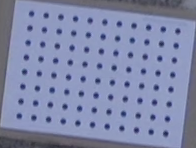
#> input picture MedicionBlur/6m_1ms_160/86.png, 196 x 148 px, found by its file name
$ python test_momentos.py   (older library calls are emulated)
#> lines starting #> are read from the running program, lines starting #| are printed output that depends on the picture; after the words box and inside, x2 and y2 are one past the last pixel; in counts of white or black regions, pixels touching at a corner belong together
#!/usr/bin/env python3
# -*- coding: utf-8 -*-
"""
Created on Mon Dec  2 18:28:07 2019

@author: braso
"""
# %%


import cv2
import glob
import numpy as np
from numpy import savetxt
import matplotlib.pyplot as plt

areas=[]
moments=[]
img=cv2.imread('/home/braso/Agricultura_UNQ/MedicionBlur/4m_1ms_240/86.png')
#> img is the input picture: shape (148, 196, 3); mean B, G, R 170.6, 136.7, 128.8
gray = cv2.cvtColor(img, cv2.COLOR_BGR2GRAY)
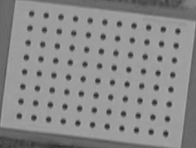
#> gray: shape (148, 196); min 40, max 171, mean 138.1
ja,imgB=cv2.threshold(gray,0,255,cv2.THRESH_OTSU)
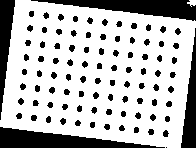
#> imgB: shape (148, 196); 72.8% white; 93 black regions (1 under 20 px)
#> ja = 124
imgC,cnt,hr=cv2.findContours(imgB,cv2.RETR_TREE,cv2.CHAIN_APPROX_NONE)
#> cnt = 90 contours; largest, box (x1, y1, x2, y2) and area: (0, 0, 196, 148) 23287, (68, 44, 76, 53) 41, (162, 129, 170, 138) 40, (30, 114, 38, 122) 40, (105, 108, 113, 116) 40; hr = 90 rows, first 6: [1, -1, -1, -1], [-1, 0, 2, -1], [3, -1, -1, 1], [4, 2, -1, 1], [5, 3, -1, 1], [6, 4, -1, 1]
#	cv2.drawContours(imgB,cnt,-1,(127,0,0),2)
for cn in cnt:
	x,y,w,h = cv2.boundingRect(cn)
	rectangulo=imgB[y:y+h,x:x+w]
	area=len(rectangulo)*len(rectangulo[0])
	if(area<220):
		#cv2.rectangle(imgB,(x,y),(x+w,y+h),(127,0,0),2)
		areas.append(area)
		mm=cv2.moments(255-rectangulo)
		moments.append(mm)
#> this loop made 90 passes
#> (x, y, w, h, area) on passes 1 to 12: (187, 0, 9, 7, 63), (0, 0, 196, 148, 29008), (162, 129, 8, 9, 72), (147, 128, 8, 8, 64), (133, 126, 7, 8, 56), (118, 124, 8, 8, 64), (103, 123, 8, 8, 64), (89, 121, 7, 8, 56), (74, 119, 8, 8, 64), (59, 117, 8, 9, 72), (164, 115, 7, 8, 56), (45, 115, 7, 9, 63)
#> after the loop, areas = 89 values, max 72 at index 1, min 56 at index 3, mean 64.99; moments = 89 items
#	cv2.imwrite('{:s}/{:s}'.format(outputDir,file.split(path+folder)[1]),imgB)
